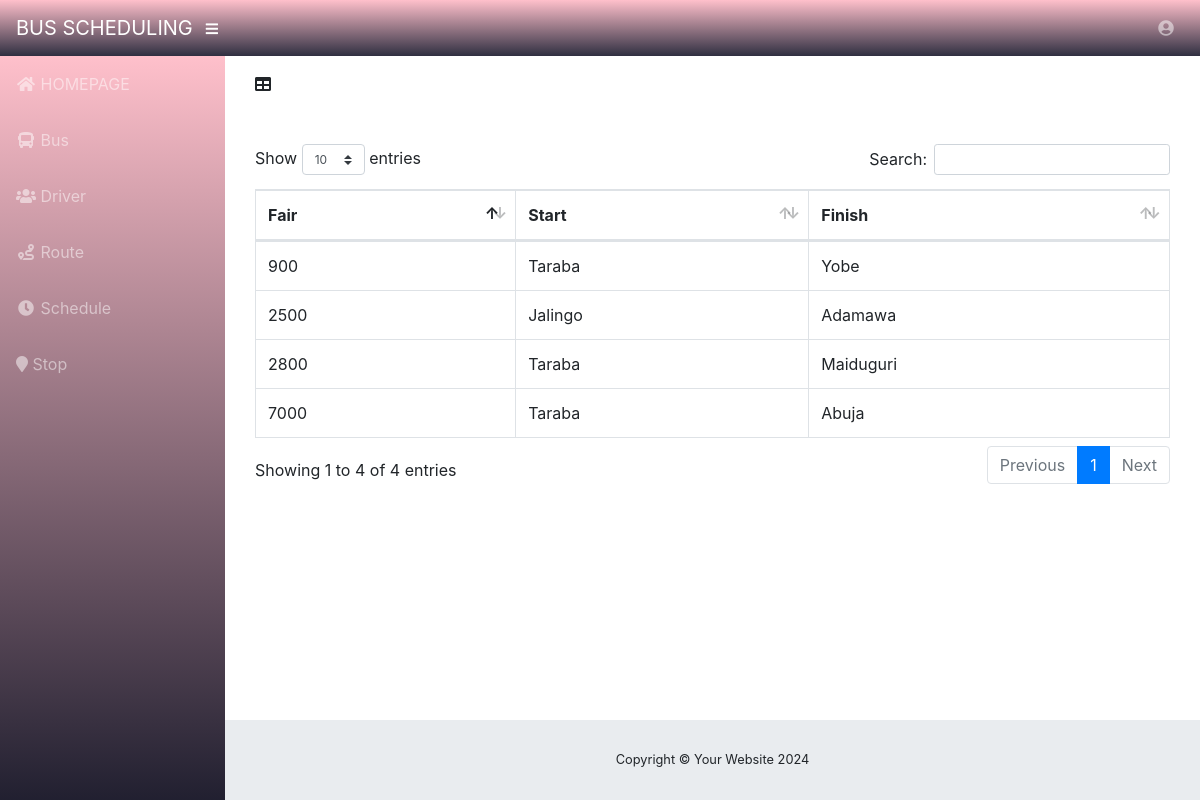
The app's page /admin/userroute.php (signed in) with its own data.
### tables this page shows
CREATE TABLE `route` (
  `ROUTE_ID` int(11) NOT NULL,
  `FAIR` float NOT NULL,
  `START` varchar(50) NOT NULL,
  `FINISH` varchar(50) NOT NULL
);

### admin/userroute.php (the view, shortened to what this page needs)
<?php
include 'connection.php';
?>
<!DOCTYPE html>
<html lang="en">
  <head>
    <link href="vendor/bootstrap/css/bootstrap.min.css" rel="stylesheet">
    <link href="vendor/fontawesome-free/css/all.min.css" rel="stylesheet" type="text/css">
    <link href="vendor/datatables/dataTables.bootstrap4.css" rel="stylesheet">
    <link href="css/sb-admin.css" rel="stylesheet">
  </head>
  <body id="page-top">
    <nav class="navbar navbar-expand navbar-dark bg-dark static-top" style="background-image: linear-gradient(pink,#2144);">
      <a class="navbar-brand mr-1" href="index.php">BUS SCHEDULING</a>
      <button class="btn btn-link btn-sm text-white order-1 order-sm-0" id="sidebarToggle" href="#">
        <i class="fas fa-bars"></i>
      </button>
      <ul class="navbar-nav ml-auto ml-md-0">
        <li class="nav-item dropdown no-arrow">
          <a class="nav-link dropdown-toggle" href="#" id="userDropdown" role="button" data-toggle="dropdown" aria-haspopup="true" aria-expanded="false">
            <i class="fas fa-user-circle fa-fw"></i>
          </a>
        </li>
      </ul>
    </nav>
    <div id="wrapper">
      <ul class="sidebar navbar-nav" style="background-image: linear-gradient(pink,#2144);">
        <li class="nav-item">
          <a class="nav-link" href="homepage.php">
            <i class="fas fa-fw fa-home"></i>
            <span>HOMEPAGE</span>
          </a>
        </li>
        <li class="nav-item">
          <a class="nav-link" href="userbus.php">
            <i class="fas fa-fw fa-bus"></i>
            <span>Bus</span></a>
        </li>
        <li class="nav-item">
          <a class="nav-link" href="userdriver.php">
            <i class="fas fa-fw fa-users    "></i>
            <span>Driver</span></a>
        </li>
        <li class="nav-item">
          <a class="nav-link" href="userroute.php">
            <i class="fas fa-fw fa-route   "></i>
            <span>Route</span></a>
        </li>
        <li class="nav-item">
          <a class="nav-link" href="userschedule.php">
            <i class="fas fa-fw fa-clock  "></i>
            <span>Schedule</span></a>
          </li>
            <li class="nav-item">
          <a class="nav-link" href="userstop.php">
            <i class="fas fa fa-map-marker"></i>
            <span>Stop</span></a>
          </li>
      </ul>
      <div id="content-wrapper">
        <div class="container-fluid">
           <div class="col-lg-12">
           <div>
            <i class="fas fa-table"></i>
            </div>
            <br></br>
            <div class="table-responsive">
                <table class="table table-bordered" id="dataTable" width="100%" cellspacing="0">
                    <thead>
                        <tr>
                            <th>Fair</th>
                            <th>Start</th>
                            <th>Finish</th>
                        </tr>
                    </thead>
                <tbody>
                    <?php
                    $query = 'SELECT * FROM route';
                    $result = mysqli_query($db, $query) or die (mysqli_error($db));
                    while ($row = mysqli_fetch_assoc($result)) {
                        echo '<tr>';
                        echo '<td>'. $row['FAIR'].'</td>';
                        echo '<td>'. $row['START'].'</td>';
                        echo '<td>'. $row['FINISH'].'</td>';
                        echo '</tr> ';
                    }
                    ?>
                </tbody>
            </table>
        </div>
    </div>
<?php include 'footer.php'; ?>

### admin/css/sb-admin.css (style rules this page uses)
html { position: relative; min-height: 100%; }
body { height: 100%; }
#wrapper { display: -webkit-box; display: -ms-flexbox; display: flex; }
#wrapper #content-wrapper { overflow-x: hidden; width: 100%; padding-top: 1rem; padding-bottom: 80px; }
.navbar-nav .nav-item.dropdown .dropdown-toggle::after { width: 1rem; text-align: center; float: right; vertical-align: 0; border: 0; font-weight: 900; content: '\f105'; font-family: 'Font Awesome 5 Free'; }
.navbar-nav .nav-item.dropdown.no-arrow .dropdown-toggle::after { display: none; }
.sidebar { width: 90px !important; background-color: #212529; min-height: calc(100vh - 56px); }
.sidebar .nav-item:last-child { margin-bottom: 1rem; }
.sidebar .nav-item .nav-link { text-align: center; padding: 0.75rem 1rem; width: 90px; }
.sidebar .nav-item .nav-link span { font-size: 0.65rem; display: block; }
.sidebar .nav-item .nav-link { color: rgba(255, 255, 255, 0.5); }
@media (min-width: 768px) { .sidebar { width: 225px !important; } }
@media (min-width: 768px) { .sidebar .nav-item .nav-link { display: block; width: 100%; text-align: left; padding: 1rem; width: 225px; } }
@media (min-width: 768px) { .sidebar .nav-item .nav-link span { font-size: 1rem; display: inline; } }
:root { --input-padding-x: 0.75rem; --input-padding-y: 0.75rem; }

### records on screen
route: FAIR "2500", START "Jalingo", FINISH "Adamawa"
route: FAIR "900", START "Taraba", FINISH "Yobe"
route: FAIR "7000", START "Taraba", FINISH "Abuja"
route: FAIR "2800", START "Taraba", FINISH "Maiduguri"
